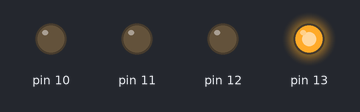
Bench run of a sketch on a simulated Arduino Uno, built with avr-gcc and run on an emulated ATmega328P. On the bench: output pins drawn as LEDs (lit = HIGH).

Above: at 0.12 s.
At 0.62 s:
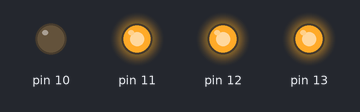
At 1.37 s:
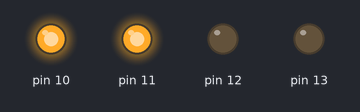
At 2.1 s:
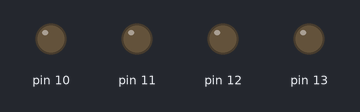
At 3.7 s:
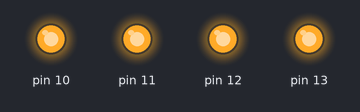
At 6.12 s:
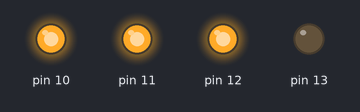
Timing chart, 0 to 6.5 s (numbered marks = the images above):
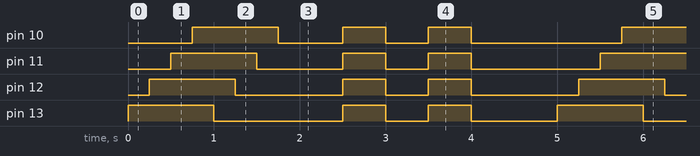

Measured:
- by itself, pin 10: repeats every 5.0 s: LOW 0.75 s, HIGH 0.50 s, LOW 0.50 s, HIGH 0.50 s, LOW 1.8 s, HIGH 1.0 s
- by itself, pin 11: repeats every 5.0 s: LOW 1.0 s, HIGH 0.50 s, LOW 0.50 s, HIGH 0.50 s, LOW 1.5 s, HIGH 1.0 s
- by itself, pin 12: repeats every 5.0 s: LOW 1.3 s, HIGH 0.50 s, LOW 0.50 s, HIGH 0.50 s, LOW 1.3 s, HIGH 1.0 s
- by itself, pin 13: repeats every 5.0 s: LOW 1.5 s, HIGH 0.50 s, LOW 0.50 s, HIGH 0.50 s, LOW 1.0 s, HIGH 1.0 s

The sketch:

BareMinimum.ino
```cpp
void setup() {
  pinMode(13, OUTPUT);
  pinMode(12, OUTPUT);
  pinMode(11, OUTPUT);
  pinMode(10, OUTPUT);
}

void loop() {
    digitalWrite(13, HIGH);
    delay(250);
    digitalWrite(12, HIGH);
    delay(250);
    digitalWrite(11, HIGH);
    delay(250);
    digitalWrite(10, HIGH);
    delay(250);

    digitalWrite(13, LOW);
    delay(250);
    digitalWrite(12, LOW);
    delay(250);
    digitalWrite(11, LOW);
    delay(250);
    digitalWrite(10, LOW);
    delay(250);

    delay(500);
    digitalWrite(13, HIGH);
    digitalWrite(12, HIGH);
    digitalWrite(11, HIGH);
    digitalWrite(10, HIGH);

    delay(500);
    digitalWrite(13, LOW);
    digitalWrite(12, LOW);
    digitalWrite(11, LOW);
    digitalWrite(10, LOW);

    delay(500);
    digitalWrite(13, HIGH);
    digitalWrite(12, HIGH);
    digitalWrite(11, HIGH);
    digitalWrite(10, HIGH);

    delay(500);
    digitalWrite(13, LOW);
    digitalWrite(12, LOW);
    digitalWrite(11, LOW);
    digitalWrite(10, LOW);
    delay(1000);
}
```
